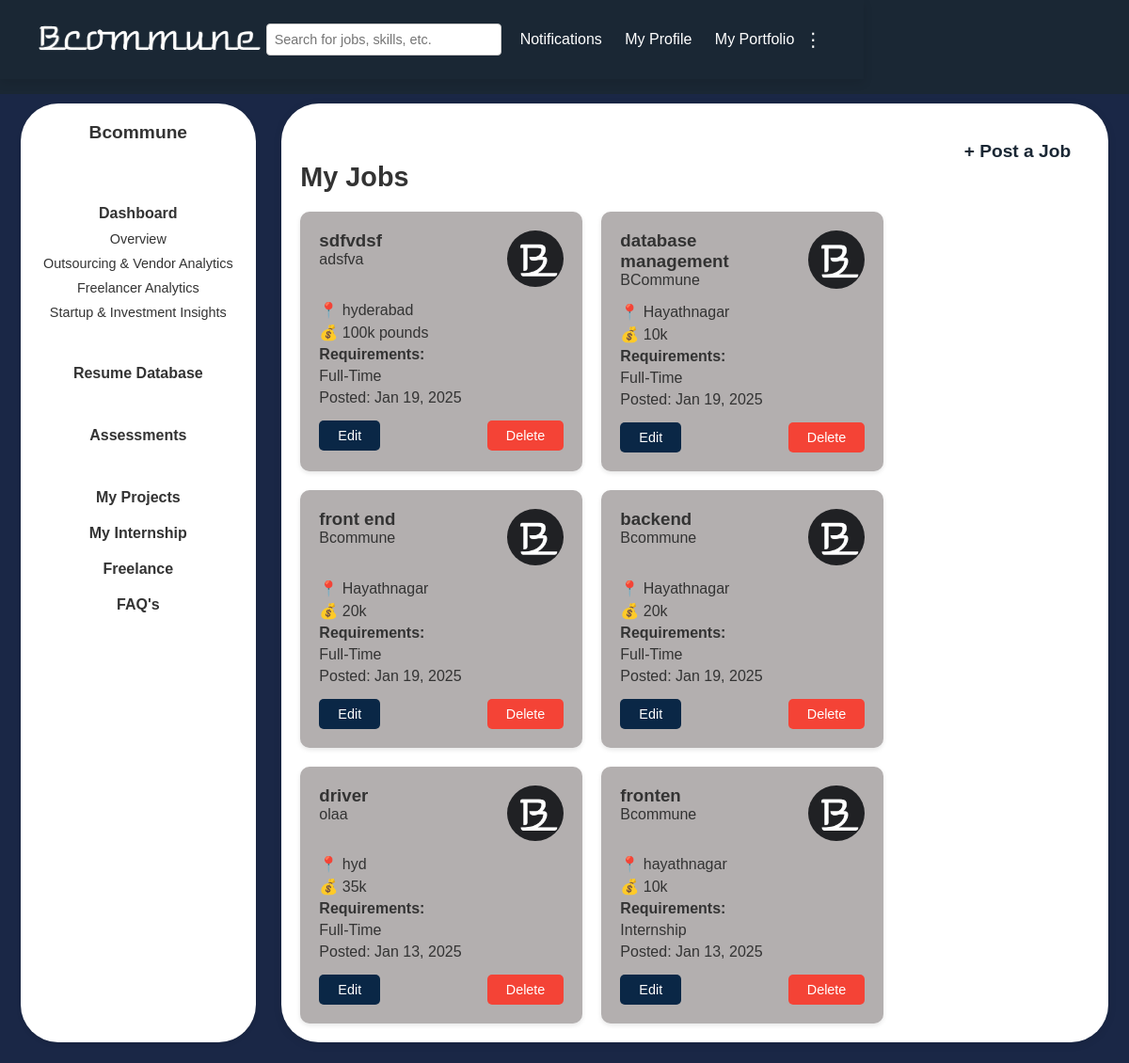
/company/dashboard/myjobs/ (signed in), run on an earlier commit of the app's database.
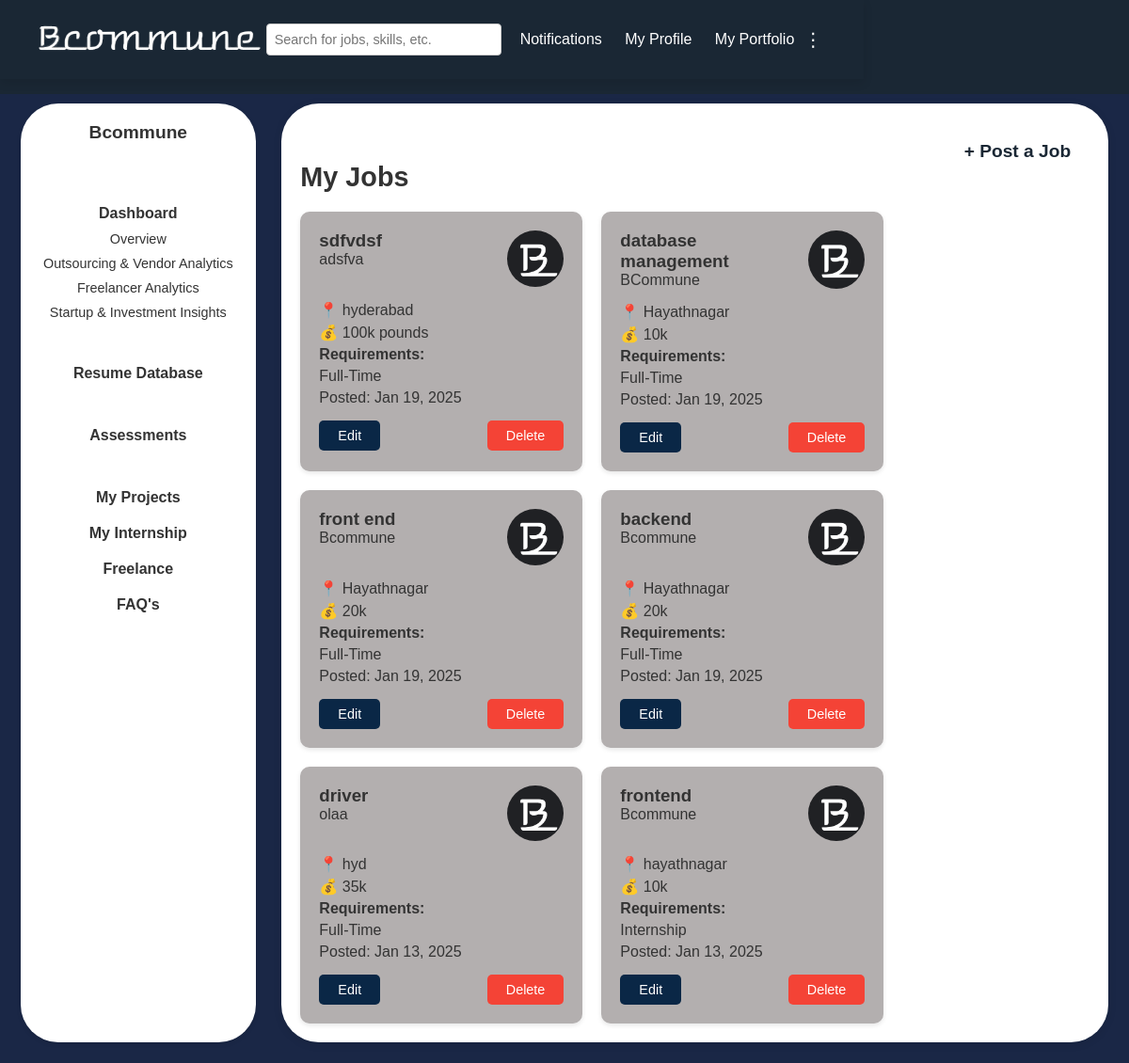
And on a later commit of the database.
### users/models.py (models this page shows, shortened)
class CustomUser(AbstractUser):
    USER_TYPE_CHOICES = (
        ('individual', 'Individual'),
        ('company', 'Company'),
    )
    user_type = models.CharField(max_length=10, choices=USER_TYPE_CHOICES, default='company')
    company_name = models.CharField(max_length=255, null=True, blank=True)
    company_website = models.URLField(max_length=200, null=True, blank=True)
    industry = models.CharField(max_length=100, null=True, blank=True)
    company_size = models.CharField(max_length=20, null=True, blank=True)
    company_type = models.CharField(max_length=255, null=True, blank=True)
    designation = models.CharField(max_length=255, null=True, blank=True)
    phone_number = models.CharField(max_length=15, null=True, blank=True)
    bcommune_profile = models.URLField(null=True, blank=True)
    profile_picture = models.ImageField(upload_to='profile_pics/', blank=True, null=True)
    about_company = models.TextField(null=True, blank=True)  # About the Company
    founding_year = models.PositiveIntegerField(null=True, blank=True)  # Establishment Year
    headquarters = models.CharField(max_length=255, null=True, blank=True)  # Headquarters Location
    branches = models.TextField(null=True, blank=True)
    business_registration_number = models.CharField(max_length=100, null=True, blank=True)
    legal_structure = models.CharField(
        max_length=50,
        choices=[
            ('LLP', 'LLP'),
            ('Pvt Ltd', 'Private Limited'),
            ('Partnership', 'Partnership'),
            ('Sole Proprietorship', 'Sole Proprietorship'),
            ('Others', 'Others'),
        ],
        null=True,
        blank=True
    )
    core_services = models.TextField(null=True, blank=True)
    social_media_links = models.JSONField(default=dict, blank=True)  # Example: {"facebook": "", "linkedin": "", "twitter": ""}
    portfolio = models.TextField(null=True, blank=True)

class Job(models.Model):
    title = models.CharField(max_length=200)
    company = models.CharField(max_length=200)
    company_user = models.ForeignKey(get_user_model(), on_delete=models.CASCADE)
    location = models.CharField(max_length=200)
    description = models.TextField()
    requirements = models.CharField(max_length=200)
    salary = models.CharField(max_length=200, default="Not Specified")
    posted_date = models.DateTimeField(default=timezone.now)
    required_skills = models.TextField(help_text="Enter required skills separated by commas", default='')
    min_experience = models.PositiveIntegerField(default=0)
    required_qualification = models.CharField(max_length=50, default='bachelor',choices=[
        ('bachelor', 'Bachelors'),
        ('master', 'Masters'),
        ('phd', 'PhD'),
        ('diploma', 'Diploma'),
    ])

### users/views.py (the view)
# urls.py: path('company/dashboard/myjobs/', views.myjobs, name='myjobs'),
def myjobs(request):
    if not request.user.is_authenticated:
        return redirect('company_login')
    company_jobs = Job.objects.filter(company_user=request.user).order_by('-posted_date')
    return render(request, 'myjobs.html', {'jobs': company_jobs})

### users/templates/myjobs.html (shortened to what this page needs)
{% load static %}
<!DOCTYPE html>
<html lang="en">
<head>
    <link rel="stylesheet" href="{% static 'css/common.css'%}">
    <link rel="stylesheet" href="{% static 'css/myjobs.css'%}">
</head>
<body>
    {% include 'header2.html' %}
    <div class="main-container">
        {% include 'sidebarcompany.html' %}
        <div class="content">
            <section class="job-explore">
                <div class="post-requirement">
                    <a href="{% url 'post_job' %}" class="post-button">+ Post a Job</a>
                </div>
                <h2>My Jobs</h2>
                <div class="job-cards">
                    {% if jobs %}
                        {% for job in jobs %}
                            <div class="job-card">
                                <div class="card-header">
                                    <div class="header-content">
                                        <h3>{{ job.title }}</h3>
                                        <p class="company">{{ job.company }}</p>
                                    </div>
                                    <img src="{% static 'images/B.png' %}" alt="{{ job.company }} Logo" class="header-image" style="border-radius: 50%;">
                                </div>
                                <div class="card-body">
                                    <p class="location">📍 {{ job.location }}</p>
                                    <p class="salary">💰 {{ job.salary }}</p>
                                    <div class="requirements">
                                        <h4>Requirements:</h4>
                                        <p>{{ job.requirements }}</p>
                                    </div>
                                </div>
                                <p class="posted-date">Posted: {{ job.posted_date|date:"M d, Y" }}</p>
                                <div class="job-actions">
                                    <a href="{% url 'edit_job' job.id %}" class="edit-button">Edit</a>
                                    <button class="delete-button" onclick="confirmDelete('{{ job.id }}')">Delete</button>
                                </div>
                            </div>
                        {% endfor %}
                    {% else %}
                        <p class="no-jobs">No jobs posted yet.</p>
                    {% endif %}
                </div>
            </section>
        </div>
    </div>
</body>
</html>

### users/templates/header2.html (shortened to what this page needs)
{% load static %}
<header>
    <div class="navbar">
        <div class="logo">
            <a href="{% url 'company_dashboard' %}">
                <img src="{% static 'images/Bcommune_logo.png' %}" alt="Bcommune Logo">
            </a>
        </div>
        <div class="search-bar">
            <input type="text" placeholder="Search for jobs, skills, etc." />
        </div>
        <nav>
            <a href="#">Notifications</a>
            <a href="{% url 'company_profile' %}">My Profile</a>
            <a href="{% url 'myportfolio' %}">My Portfolio</a>
        </nav>
        <div class="dropdown">
            <button class="dropbtn">⋮</button>
        </div>
    </div>
</header>

### users/templates/sidebarcompany.html
{%load static%}
<div class="sidebar">
    <a href="{% url 'company_profile' %}" style=" text-decoration: none;" ><h2>{{ user.company_name }}</h2></a>
    <br><br>
    <h4>
      <a href="#" style="text-decoration: none; color: inherit;">Dashboard</a>
    </h4>
    <ul>
        <li>
          <a href="#" style="text-decoration: none; color: inherit;">Overview</a>
        </li>
        <li>
          <a href="#" style="text-decoration: none; color: inherit;">Outsourcing & Vendor Analytics</a>
        </li>
        <li>
          <a href="#" style="text-decoration: none; color: inherit;">Freelancer Analytics</a>
        </li>
        <li>
          <a href="#" style="text-decoration: none; color: inherit;">Startup & Investment Insights</a>
        </li>
    </ul>
    <br>
    <h4>
      <a href="{%url 'resume_database'%}" style="text-decoration: none; color: inherit;">Resume Database</a>
    </h4>
    <br>
    <h4>
      <a href="#" style="text-decoration: none; color: inherit;">Assessments</a>
    </h4>
    <br>
    <h4>
      <a href="{% url 'myprojects' %}" style="text-decoration: none; color: inherit;">My Projects</a>
    </h4>
    <h4>
      <a href="{%url 'myinternships'%}" style="text-decoration: none; color: inherit;">My Internship</a>
    </h4>
    <h4>
      <a href="{%url 'freelance'%}" style="text-decoration: none; color: inherit;">Freelance</a>
    </h4>
    <h4>
      <a href="{% url 'faq' %}" style="text-decoration: none; color: inherit;">FAQ's</a>
    </h4>
</div>

### static/css/common.css (style rules this page uses)
* { margin: 0; padding: 0; box-sizing: border-box; font-family: Arial, sans-serif; }
body { background-color: #1a2734; color: #333; font-family: Arial, sans-serif; min-height: 100vh; display: flex; flex-direction: column; margin: 0; }
header { background-color: #1a2734; padding: 5px 2%; color: white; box-shadow: 0 4px 10px rgba(0, 0, 0, 0.1); position: fixed; top: 0; left: 0; display: flex; align-items: center; justify-content: space-between; }
.navbar { display: flex; justify-content: space-between; align-items: center; width: 100%; }
.navbar .logo img { height: 50px; width: auto; }
.navbar nav a { color: white; text-decoration: none; margin-left: 20px; font-size: 1rem; transition: color 0.3s ease; }
.search-bar { display: flex; align-items: center; justify-content: center; gap: 10px; }
.search-bar input { padding: 18px 20px; border: 1px solid #ccc; border-radius: 20px; outline: none; font-size: 0.9rem; width: 250px; max-width: 100%; transition: border-color 0.3s ease; }
.sidebar { background-color: white; padding: 20px; width: 250px; min-height: calc(100vh - 30px); margin-right: 0.2cm; border-radius: 40px; text-align: center; box-shadow: 0 2px 5px rgba(0, 0, 0, 0.1); flex-shrink: 0; margin-left: 1%; margin-bottom: 1%; }
.sidebar h2 { font-size: 1.2rem; margin-bottom: 10px; }
.sidebar h4 { margin: 20px 0 10px; font-size: 1rem; }
.sidebar ul { list-style: none; padding: 0; }
.sidebar ul li { margin: 10px 0; font-size: 0.9rem; cursor: pointer; }
.main-container { display: flex; flex-wrap: wrap; justify-content: space-between; padding: 10px; background-color: #1a2746; margin-top: 100px; gap: 20px; }
.content { flex: 1; padding: 20px; background-color: white; border-radius: 40px; box-shadow: 0 2px 10px rgba(0, 0, 0, 0.1); margin-bottom: 1%; margin-right: 1%; }
.post-requirement { text-align: right; font-size: 1.2rem; margin-right: 20px; margin-top: 20px; }
.post-requirement a { color: #1a2734; text-decoration: none; font-weight: bold; }

### static/css/myjobs.css (style rules this page uses)
h2 { font-size: 1.8rem; margin-bottom: 20px; color: #333; }
.job-cards { display: flex; flex-wrap: wrap; gap: 20px; }
.job-card { background-color: #b3afaf; border-radius: 10px; padding: 20px; box-shadow: 0 2px 5px rgba(0, 0, 0, 0.1); width: 100%; max-width: 300px; }
.job-card .card-header { display: flex; justify-content: space-between; margin-bottom: 15px; }
.job-card .card-header img { max-width: 60px; height: auto; }
.job-card .card-body p { margin: 5px 0; }
.job-actions { display: flex; justify-content: space-between; margin-top: 15px; }
.job-actions .edit-button, .job-actions .delete-button { padding: 8px 20px; background-color: #0a2746; color: white; border: none; border-radius: 5px; cursor: pointer; font-size: 0.9rem; text-decoration: none; }
.job-actions .delete-button { background-color: #f44336; }

### users/templates/header2.html (style rules this page uses)
.dropdown { position: relative; display: inline-block; }
.dropbtn { background: none; border: none; font-size: 20px; cursor: pointer; padding: 10px; color: white; }
.navbar { display: flex; justify-content: space-between; align-items: center; padding: 10px; }
.logo img { height: 40px; }
.search-bar input { padding: 8px; width: 250px; border: 1px solid #ccc; border-radius: 4px; }
nav a { margin-left: 15px; text-decoration: none; color: #ccc; }

What changed in the data, as far as the page shows it:
changed Job "hayathnagar": title "fronten" → "frontend"
